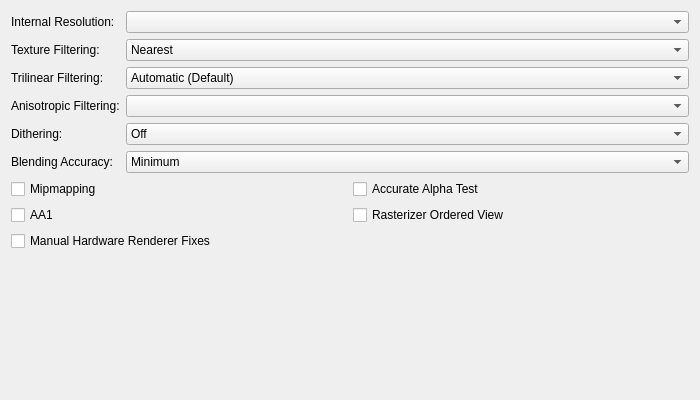
<?xml version="1.0" encoding="UTF-8"?>
<ui version="4.0">
 <class>GraphicsHardwareRenderingSettingsTab</class>
 <widget class="QWidget" name="GraphicsHardwareRenderingSettingsTab">
  <property name="geometry">
   <rect>
    <x>0</x>
    <y>0</y>
    <width>700</width>
    <height>400</height>
   </rect>
  </property>
  <property name="windowTitle">
   <string/>
  </property>
  <layout class="QGridLayout" name="gridLayout" columnstretch="0,1">
   <item row="1" column="0">
    <widget class="QLabel" name="textureFilteringLabel">
     <property name="text">
      <string>Texture Filtering:</string>
     </property>
     <property name="buddy">
      <cstring>textureFiltering</cstring>
     </property>
    </widget>
   </item>
   <item row="4" column="1">
    <widget class="QComboBox" name="dithering">
     <item>
      <property name="text">
       <string>Off</string>
      </property>
     </item>
     <item>
      <property name="text">
       <string>Scaled</string>
      </property>
     </item>
     <item>
      <property name="text">
       <string>Unscaled (Default)</string>
      </property>
     </item>
     <item>
      <property name="text">
       <string>Force 32bit</string>
      </property>
     </item>
    </widget>
   </item>
   <item row="6" column="0" colspan="2">
    <layout class="QGridLayout" name="hardwareRenderingOptionsLayout">
     <item row="0" column="1">
      <widget class="QCheckBox" name="accurateAlphaTest">
       <property name="text">
        <string>Accurate Alpha Test</string>
       </property>
      </widget>
     </item>
     <item row="0" column="0">
      <widget class="QCheckBox" name="mipmapping">
       <property name="text">
        <string>Mipmapping</string>
       </property>
      </widget>
     </item>
     <item row="1" column="0">
      <widget class="QCheckBox" name="hwAA1">
       <property name="text">
        <string>AA1</string>
       </property>
      </widget>
     </item>
     <item row="1" column="1">
      <widget class="QCheckBox" name="rov">
        <property name="text">
         <string>Rasterizer Ordered View</string>
        </property>
      </widget>
     </item>
     <item row="2" column="0">
      <widget class="QCheckBox" name="enableHWFixes">
       <property name="text">
        <string>Manual Hardware Renderer Fixes</string>
       </property>
      </widget>
     </item>
    </layout>
   </item>
   <item row="3" column="0">
    <widget class="QLabel" name="anisotropicFilteringLabel">
     <property name="text">
      <string>Anisotropic Filtering:</string>
     </property>
     <property name="buddy">
      <cstring>anisotropicFiltering</cstring>
     </property>
    </widget>
   </item>
   <item row="3" column="1">
    <widget class="QComboBox" name="anisotropicFiltering"/>
   </item>
   <item row="0" column="0">
    <widget class="QLabel" name="internalResLabel">
     <property name="text">
      <string>Internal Resolution:</string>
     </property>
     <property name="buddy">
      <cstring>upscaleMultiplier</cstring>
     </property>
    </widget>
   </item>
   <item row="0" column="1">
    <widget class="QComboBox" name="upscaleMultiplier"/>
   </item>
   <item row="1" column="1">
    <widget class="QComboBox" name="textureFiltering">
     <item>
      <property name="text">
       <string>Nearest</string>
      </property>
     </item>
     <item>
      <property name="text">
       <string>Bilinear (Forced)</string>
      </property>
     </item>
     <item>
      <property name="text">
       <string>Bilinear (PS2)</string>
      </property>
     </item>
     <item>
      <property name="text">
       <string>Bilinear (Forced excluding sprite)</string>
      </property>
     </item>
    </widget>
   </item>
   <item row="4" column="0">
    <widget class="QLabel" name="ditheringLabel">
     <property name="text">
      <string>Dithering:</string>
     </property>
     <property name="buddy">
      <cstring>dithering</cstring>
     </property>
    </widget>
   </item>
   <item row="5" column="1">
    <widget class="QComboBox" name="blending">
     <item>
      <property name="text">
       <string>Minimum</string>
      </property>
     </item>
     <item>
      <property name="text">
       <string>Basic</string>
      </property>
     </item>
     <item>
      <property name="text">
       <string>Medium (Recommended)</string>
      </property>
     </item>
     <item>
      <property name="text">
       <string>High</string>
      </property>
     </item>
     <item>
      <property name="text">
       <string>Full (Slow)</string>
      </property>
     </item>
     <item>
      <property name="text">
       <string>Maximum (Very Slow)</string>
      </property>
     </item>
    </widget>
   </item>
   <item row="2" column="1">
    <widget class="QComboBox" name="trilinearFiltering">
     <item>
      <property name="text">
       <string>Automatic (Default)</string>
      </property>
     </item>
     <item>
      <property name="text">
       <string>Off (None)</string>
      </property>
     </item>
     <item>
      <property name="text">
       <string>Trilinear (PS2)</string>
      </property>
     </item>
     <item>
      <property name="text">
       <string>Trilinear (Forced)</string>
      </property>
     </item>
    </widget>
   </item>
   <item row="5" column="0">
    <widget class="QLabel" name="blendingLabel">
     <property name="text">
      <string>Blending Accuracy:</string>
     </property>
     <property name="buddy">
      <cstring>blending</cstring>
     </property>
    </widget>
   </item>
   <item row="2" column="0">
    <widget class="QLabel" name="trilinearFilterLabel">
     <property name="text">
      <string>Trilinear Filtering:</string>
     </property>
     <property name="buddy">
      <cstring>trilinearFiltering</cstring>
     </property>
    </widget>
   </item>
   <item row="7" column="0">
    <spacer name="verticalSpacer">
     <property name="orientation">
      <enum>Qt::Orientation::Vertical</enum>
     </property>
     <property name="sizeHint" stdset="0">
      <size>
       <width>20</width>
       <height>0</height>
      </size>
     </property>
    </spacer>
   </item>
  </layout>
 </widget>
 <tabstops>
  <tabstop>upscaleMultiplier</tabstop>
  <tabstop>textureFiltering</tabstop>
  <tabstop>trilinearFiltering</tabstop>
  <tabstop>anisotropicFiltering</tabstop>
  <tabstop>dithering</tabstop>
  <tabstop>blending</tabstop>
  <tabstop>mipmapping</tabstop>
  <tabstop>accurateAlphaTest</tabstop>
  <tabstop>hwAA1</tabstop>
  <tabstop>enableHWFixes</tabstop>
 </tabstops>
 <resources/>
 <connections/>
</ui>
